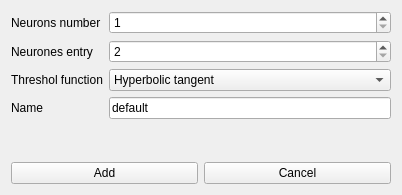
<?xml version="1.0" encoding="UTF-8"?>
<ui version="4.0">
 <class>SetupNewNetwork</class>
 <widget class="QWidget" name="SetupNewNetwork">
  <property name="windowModality">
   <enum>Qt::ApplicationModal</enum>
  </property>
  <property name="geometry">
   <rect>
    <x>0</x>
    <y>0</y>
    <width>402</width>
    <height>195</height>
   </rect>
  </property>
  <property name="windowTitle">
   <string>Add new network</string>
  </property>
  <layout class="QVBoxLayout" name="verticalLayout">
   <item>
    <layout class="QFormLayout" name="formLayout">
     <property name="fieldGrowthPolicy">
      <enum>QFormLayout::AllNonFixedFieldsGrow</enum>
     </property>
     <item row="0" column="0">
      <widget class="QLabel" name="label">
       <property name="text">
        <string>Neurons number</string>
       </property>
      </widget>
     </item>
     <item row="0" column="1">
      <widget class="QSpinBox" name="spinNeurons">
       <property name="minimum">
        <number>1</number>
       </property>
       <property name="maximum">
        <number>1024</number>
       </property>
      </widget>
     </item>
     <item row="1" column="0">
      <widget class="QLabel" name="label_2">
       <property name="text">
        <string>Neurones entry</string>
       </property>
      </widget>
     </item>
     <item row="1" column="1">
      <widget class="QSpinBox" name="spinEntry">
       <property name="minimum">
        <number>2</number>
       </property>
       <property name="maximum">
        <number>1024</number>
       </property>
      </widget>
     </item>
     <item row="2" column="0">
      <widget class="QLabel" name="label_3">
       <property name="text">
        <string>Threshol function</string>
       </property>
      </widget>
     </item>
     <item row="2" column="1">
      <widget class="QComboBox" name="spinThreshold">
       <item>
        <property name="text">
         <string>Hyperbolic tangent</string>
        </property>
       </item>
       <item>
        <property name="text">
         <string>Heavside</string>
        </property>
       </item>
       <item>
        <property name="text">
         <string>Sigmoïde</string>
        </property>
       </item>
      </widget>
     </item>
     <item row="3" column="0">
      <widget class="QLabel" name="label_4">
       <property name="text">
        <string>Name</string>
       </property>
      </widget>
     </item>
     <item row="3" column="1">
      <widget class="QLineEdit" name="nameText">
       <property name="text">
        <string>default</string>
       </property>
      </widget>
     </item>
    </layout>
   </item>
   <item>
    <spacer name="verticalSpacer">
     <property name="orientation">
      <enum>Qt::Vertical</enum>
     </property>
     <property name="sizeHint" stdset="0">
      <size>
       <width>20</width>
       <height>3</height>
      </size>
     </property>
    </spacer>
   </item>
   <item>
    <layout class="QHBoxLayout" name="horizontalLayout">
     <item>
      <widget class="QPushButton" name="addButton">
       <property name="text">
        <string>Add</string>
       </property>
      </widget>
     </item>
     <item>
      <widget class="QPushButton" name="cancelButton">
       <property name="text">
        <string>Cancel</string>
       </property>
      </widget>
     </item>
    </layout>
   </item>
  </layout>
 </widget>
 <resources/>
 <connections>
  <connection>
   <sender>addButton</sender>
   <signal>clicked()</signal>
   <receiver>SetupNewNetwork</receiver>
   <slot>getNewNetwork()</slot>
   <hints>
    <hint type="sourcelabel">
     <x>134</x>
     <y>178</y>
    </hint>
    <hint type="destinationlabel">
     <x>69</x>
     <y>141</y>
    </hint>
   </hints>
  </connection>
  <connection>
   <sender>cancelButton</sender>
   <signal>clicked()</signal>
   <receiver>SetupNewNetwork</receiver>
   <slot>close()</slot>
   <hints>
    <hint type="sourcelabel">
     <x>262</x>
     <y>171</y>
    </hint>
    <hint type="destinationlabel">
     <x>233</x>
     <y>187</y>
    </hint>
   </hints>
  </connection>
 </connections>
 <slots>
  <slot>getNewNetwork()</slot>
 </slots>
</ui>
